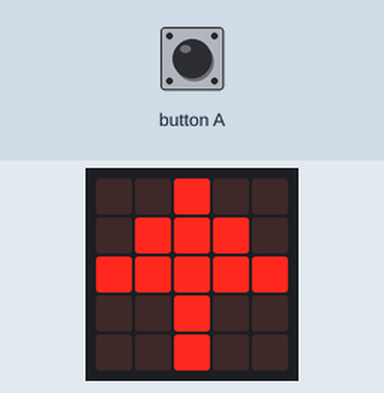
Bench run of a program on a simulated BBC micro:bit (MakeCode). Parts: the board's 5×5 LED display. Random numbers come from a fixed seed.

Above: at 0.2 s.
At 0.6 s:
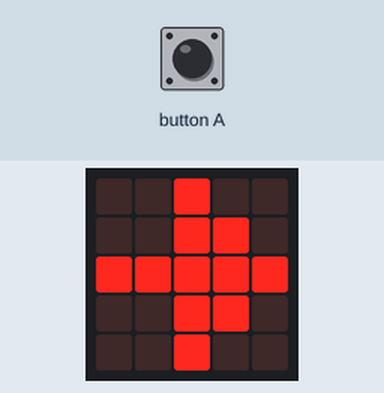
At 1.0 s:
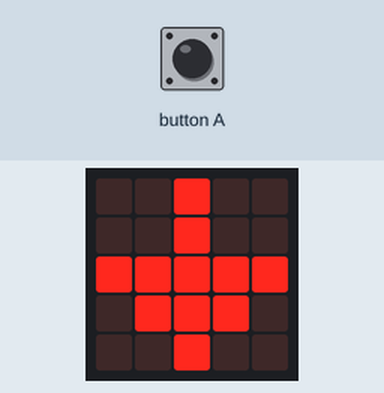
At 1.41 s:
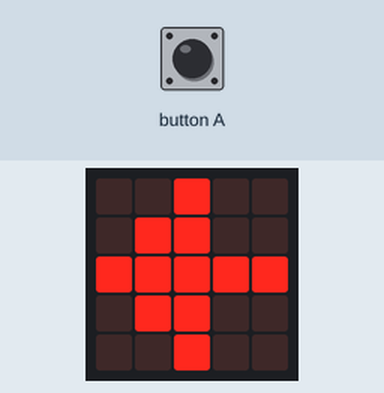

The program:

main.ts
```typescript
let arrow = 0
input.onButtonPressed(Button.A, function () {
    basic.pause(randint(2000, 10000))
    if (arrow == 1) {
        basic.showLeds(`
            . . # . .
            . # # # .
            # # # # #
            . . # . .
            . . # . .
            `)
        basic.pause(5000)
    } else if (arrow == 2) {
        basic.showLeds(`
            . . # . .
            . . # # .
            # # # # #
            . . # # .
            . . # . .
            `)
        basic.pause(5000)
    } else if (arrow == 3) {
        basic.showLeds(`
            . . # . .
            . . # . .
            # # # # #
            . # # # .
            . . # . .
            `)
        basic.pause(5000)
    } else if (arrow == 4) {
        basic.showLeds(`
            . . # . .
            . # # . .
            # # # # #
            . # # . .
            . . # . .
            `)
        basic.pause(5000)
    } else {

    }
})
basic.forever(function () {
    arrow = 1
    basic.showLeds(`
        . . # . .
        . # # # .
        # # # # #
        . . # . .
        . . # . .
        `)
    arrow = 2
    basic.showLeds(`
        . . # . .
        . . # # .
        # # # # #
        . . # # .
        . . # . .
        `)
    arrow = 3
    basic.showLeds(`
        . . # . .
        . . # . .
        # # # # #
        . # # # .
        . . # . .
        `)
    arrow = 4
    basic.showLeds(`
        . . # . .
        . # # . .
        # # # # #
        . # # . .
        . . # . .
        `)
})
```

test.ts
```typescript
// 在此处测试；当此软件包作为插件使用时，将不会编译此软件包。
```

Measured:
- by itself, everything shown: repeats every 1.6 s, in 4 steps
- what the display in image 1 shows lasts 0.4 s, from 0.4 s to 0.8 s
